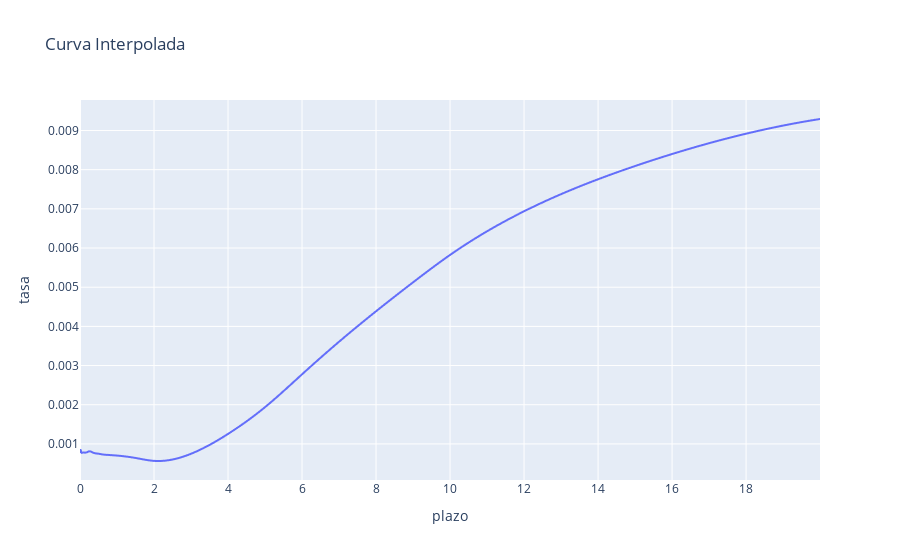

The cell this chart's notebook holds for it:
### Code cell
fig = px.line(
    df_result,
    x='plazo',
    y='tasa',
    title=f'Curva Interpolada'
)
fig.show()

### Figure 1 — Plotly figure (JSON) as saved in the notebook; plotly's stock layout.template omitted (floating-point values rounded to 4 significant figures; data arrays with more than 128 entries replaced by an {"elided": "..."} marker saying what was removed)
{"data": [{"hovertemplate": "plazo=%{x}<br>tasa=%{y}<extra></extra>", "legendgroup": "", "line": {"color": "#636efa", "dash": "solid"}, "mode": "lines", "name": "", "showlegend": false, "type": "scattergl", "x": {"elided": "7300 float values"}, "xaxis": "x", "y": {"elided": "7300 float values"}, "yaxis": "y"}], "layout": {"legend": {"tracegroupgap": 0}, "title": {"text": "Curva Interpolada"}, "xaxis": {"anchor": "y", "domain": [0, 1], "title": {"text": "plazo"}}, "yaxis": {"anchor": "x", "domain": [0, 1], "title": {"text": "tasa"}}}}
